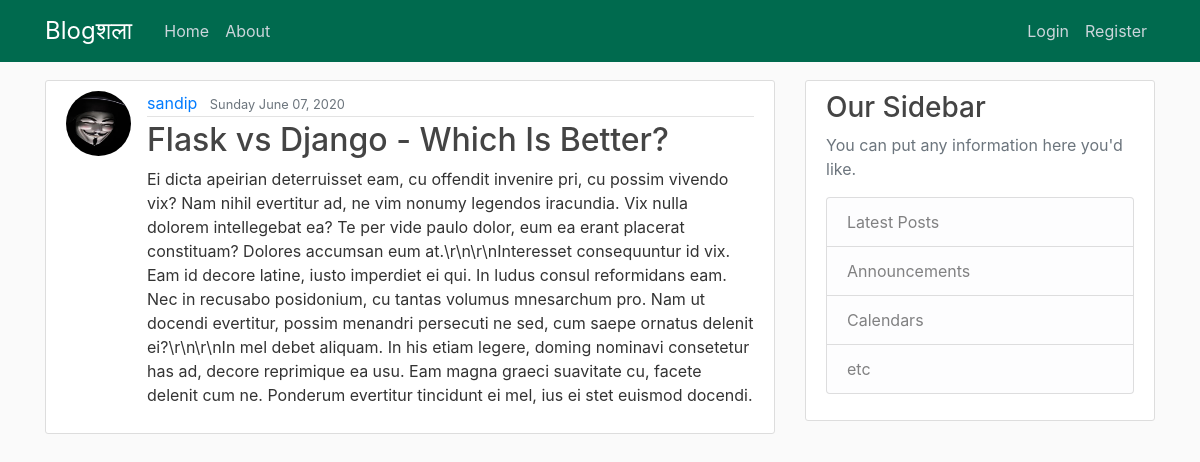
Page /post/49/ on the committed database.
### blog/models.py (models this page shows, shortened)
class Post(models.Model):
    title = models.CharField(max_length=50)
    content = models.TextField()
    posted_date = models.DateTimeField(default=timezone.now)
    author = models.ForeignKey(User, on_delete=models.CASCADE)

### users/models.py (models this page shows, shortened)
class Profile(models.Model):
    user = models.OneToOneField(User, on_delete=models.CASCADE)
    image = models.ImageField(default='default.jpg', upload_to='profile_pics')

### blog/views.py (the view)
# urls.py: path('post/<int:pk>/', PostDetailView.as_view(), name='post-detail'),
class PostDetailView(DetailView):
    model = Post

### blog/templates/blog/post_detail.html (shortened to what this page needs)
{% extends "blog/base.html" %}
{% block content %}
    <article class="media content-section">
        <image class="rounded-circle article-img" src="{{ object.author.profile.image.url }}">
        <div class="media-body">
            <div class="article-metadata">
                <a class="mr-2" href="{% url 'user-posts' object.author.username %}">{{ object.author }}</a>
                <small class="text-muted">{{ object.posted_date|date:"l F d, Y" }}</small>
            </div>
        <h2 class="article-title">{{ object.title }}</h2>
        <p class="article-content">{{ object.content }}</p>
        </div>
    </article>
{% endblock content %}

### blog/static/blog/main.css (style rules this page uses)
body { background: #fafafa; color: #333333; margin-top: 5rem; }
h1, h2, h3, h4, h5, h6 { color: #444444; }
.content-section { background: #ffffff; padding: 10px 20px; border: 1px solid #dddddd; border-radius: 3px; margin-bottom: 20px; }
.article-title { color: #444444; }
.article-content { white-space: pre-line; }
.article-img { height: 65px; width: 65px; margin-right: 16px; }
.article-metadata { padding-bottom: 1px; margin-bottom: 4px; border-bottom: 1px solid #e3e3e3 }

### rows in the picture
Post: author.profile.image (picture), author "sandip", posted_date "Sunday June 07, 2020", title "Flask vs Django - Which Is Better?", content "Ei dicta apeirian deterruisset eam, cu offendit invenire pri, cu possim vivendo vix? Nam nihil evertitur ad, ne vim nonumy legendos iracundia. Vix nulla dolorem intellegebat ea? Te per vide paulo dolor, eum ea erant placerat constituam? Dolores accumsan eum at.\\r\\n\\r\\nInteresset consequuntur id vix. Eam id decore latine, iusto imperdiet ei qui. In ludus consul reformidans eam. Nec in recusabo posidonium, cu tantas volumus mnesarchum pro. Nam ut docendi evertitur, possim menandri persecuti ne sed, cum saepe ornatus delenit ei?\\r\\n\\r\\nIn mel debet aliquam. In his etiam legere, doming nominavi consetetur has ad, decore reprimique ea usu. Eam magna graeci suavitate cu, facete delenit cum ne.…"
